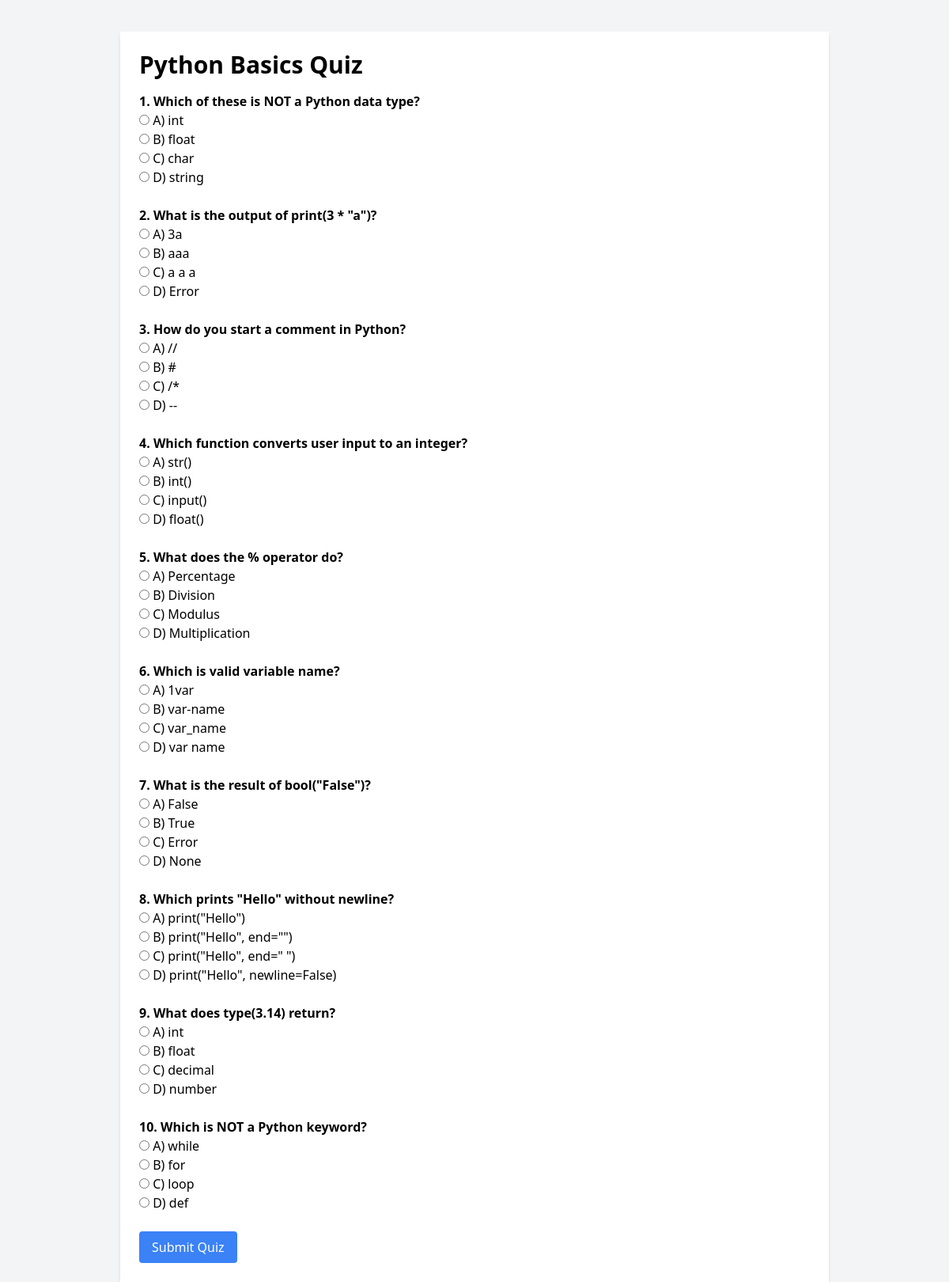
Screenshot of /take_quiz.php?quiz_id=1 (signed in) with the database file from the repository.
### tables this page shows
CREATE TABLE `quizzes` (
  `id` int(11) NOT NULL,
  `chapter_id` int(11) NOT NULL,
  `quiz_title` varchar(255) NOT NULL,
  `quiz_content` text DEFAULT NULL,
  `sort_order` int(11) DEFAULT 0
);

CREATE TABLE `quiz_questions` (
  `id` int(11) NOT NULL,
  `quiz_id` int(11) NOT NULL,
  `question_text` text NOT NULL,
  `option_a` varchar(255) DEFAULT NULL,
  `option_b` varchar(255) DEFAULT NULL,
  `option_c` varchar(255) DEFAULT NULL,
  `option_d` varchar(255) DEFAULT NULL,
  `correct_option` char(1) DEFAULT NULL
);

### take_quiz.php (the view, shortened to what this page needs)
<?php
include('db.php');
$quiz_id = $_GET['quiz_id'];
$stmt = $conn->prepare("SELECT * FROM quizzes WHERE id = ?");
$stmt->bind_param("i", $quiz_id);
$stmt->execute();
$quiz = $stmt->get_result()->fetch_assoc();
$stmt = $conn->prepare("SELECT * FROM quiz_questions WHERE quiz_id = ?");
$stmt->bind_param("i", $quiz_id);
$stmt->execute();
$result = $stmt->get_result();
$questions = [];
while($row = $result->fetch_assoc()){
  $questions[] = $row;
}
?>
<!DOCTYPE html>
<html lang="en">
<head>
  <script src="https://cdn.tailwindcss.com"></script>
</head>
<body class="bg-gray-100">
<div class="max-w-4xl mx-auto p-6 bg-white shadow-md mt-10">
  <h1 class="text-3xl font-bold mb-4"><?= htmlspecialchars($quiz['quiz_title']); ?></h1>
  <?php if (count($questions) > 0): ?>
    <form method="post">
      <?php foreach ($questions as $index => $q): ?>
        <div class="mb-6">
          <p class="font-semibold"><?= ($index + 1) . ". " . htmlspecialchars($q['question_text']); ?></p>
          <label class="block">
            <input type="radio" name="answer_<?= $q['id']; ?>" value="A" required> A) <?= htmlspecialchars($q['option_a']); ?>
          </label>
          <label class="block">
            <input type="radio" name="answer_<?= $q['id']; ?>" value="B"> B) <?= htmlspecialchars($q['option_b']); ?>
          </label>
          <label class="block">
            <input type="radio" name="answer_<?= $q['id']; ?>" value="C"> C) <?= htmlspecialchars($q['option_c']); ?>
          </label>
          <label class="block">
            <input type="radio" name="answer_<?= $q['id']; ?>" value="D"> D) <?= htmlspecialchars($q['option_d']); ?>
          </label>
        </div>
      <?php endforeach; ?>
      <button type="submit" class="bg-blue-500 hover:bg-blue-600 text-white px-4 py-2 rounded">Submit Quiz</button>
    </form>
  <?php else: ?>
    <p>No questions available for this quiz.</p>
  <?php endif; ?>
</div>
</body>
</html>

### rows the page displays
quizzes: quiz_title "Python Basics Quiz"
quiz_questions: question_text "Which of these is NOT a Python data type?", option_a "int", option_b "float", option_c "char", option_d "string"
quiz_questions: question_text "What is the output of print(3 * \"a\")?", option_a "3a", option_b "aaa", option_c "a a a", option_d "Error"
quiz_questions: question_text "How do you start a comment in Python?", option_a "//", option_b "#", option_c "/*", option_d "--"
quiz_questions: question_text "Which function converts user input to an integer?", option_a "str()", option_b "int()", option_c "input()", option_d "float()"
quiz_questions: question_text "What does the % operator do?", option_a "Percentage", option_b "Division", option_c "Modulus", option_d "Multiplication"
quiz_questions: question_text "Which is valid variable name?", option_a "1var", option_b "var-name", option_c "var_name", option_d "var name"
quiz_questions: question_text "What is the result of bool(\"False\")?", option_a "False", option_b "True", option_c "Error", option_d "None"
quiz_questions: question_text "Which prints \"Hello\" without newline?", option_a "print(\"Hello\")", option_b "print(\"Hello\", end=\"\")", option_c "print(\"Hello\", end=\" \")", option_d "print(\"Hello\", newline=False)"
quiz_questions: question_text "What does type(3.14) return?", option_a "int", option_b "float", option_c "decimal", option_d "number"
quiz_questions: question_text "Which is NOT a Python keyword?", option_a "while", option_b "for", option_c "loop", option_d "def"
